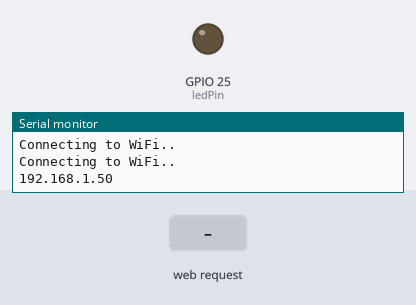
This sketch was run on a simulated ESP32. On the bench: output pins drawn as LEDs (lit = HIGH), the last lines printed to the serial monitor. Inputs (shaded band) come from the test bench. WiFi joins after 1.5 s; servers stay silent unless stated; storage starts empty.

Above: at 3.2 s.
3.3 s: HTTP request GET /start received
At 4.0 s:
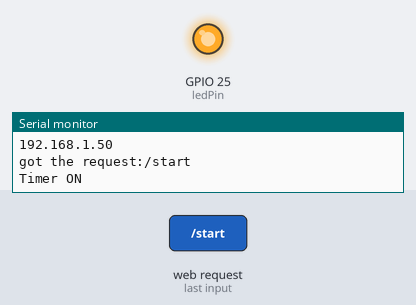
4.8 s: HTTP request GET /stop received
At 5.2 s:
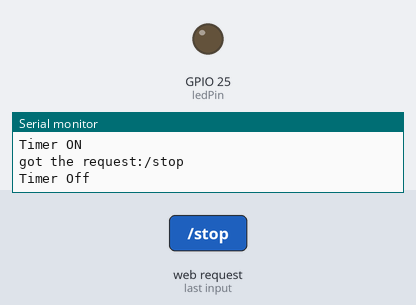
6.3 s: HTTP request GET /start?start=RUNNING received
At 7.5 s:
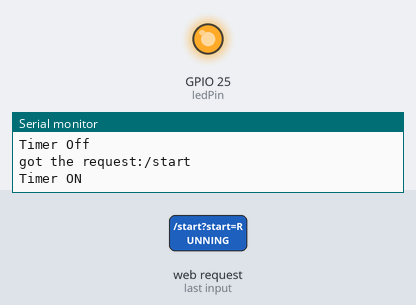
7.8 s: HTTP request GET /stop?start=1&stopVal=1 received
At 8.7 s:
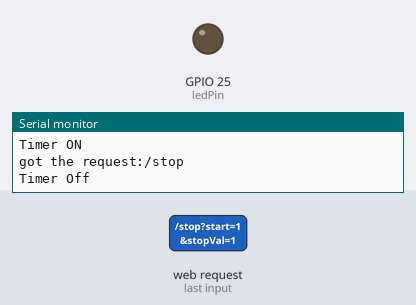
Timing chart, 0 to 10.3 s (numbered marks = the images above; inputs shaded):
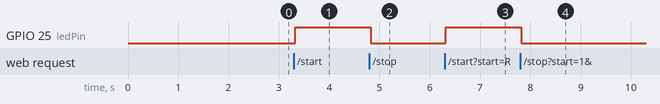

Measured:
- after the input at 3.3 s, GPIO 25 (ledPin): LOW → HIGH at once
- after the input at 4.8 s, GPIO 25 (ledPin): HIGH → LOW at once
- after the input at 6.3 s, GPIO 25 (ledPin): LOW → HIGH at once
- after the input at 7.8 s, GPIO 25 (ledPin): HIGH → LOW at once

The sketch:

DaMachtEinerKaffee.ino
```cpp
#include "WiFi.h"
#include "ESPAsyncWebServer.h"
#include "SPIFFS.h"

// Replace with your network credentials
const char* ssid = "SSID";
const char* password = "PW";

// Set LED GPIO
const int ledPin = 25;
// Stores LED state
String motorRunning = "false";
String timeValue = "40";
// Create AsyncWebServer object on port 80
AsyncWebServer server(80);

// Replaces placeholder with LED state value
String processor(const String& var){
  Serial.println(var);
  if(var == "RUNNING"){
    Serial.print(motorRunning);
    return motorRunning;
  }
    if(var == "TIMEVAL"){
    Serial.print(timeValue);
    return timeValue;
  }
    if(var == "IMG"){
      if(motorRunning  == "true"){
        return "https://i.giphy.com/media/3ohc0RX6czoFUc64tq/giphy.webp";
      }
    return "https://i.imgur.com/2xUgLE0.png";
    }
  return String();
}

void setup(){
  // Serial port for debugging purposes
  Serial.begin(115200);
  pinMode(ledPin, OUTPUT);

  // Initialize SPIFFS
  if(!SPIFFS.begin(true)){
    Serial.println("An Error has occurred while mounting SPIFFS");
    return;
  }

  // Connect to Wi-Fi
  WiFi.begin(ssid, password);
  while (WiFi.status() != WL_CONNECTED) {
    delay(1000);
    Serial.println("Connecting to WiFi..");
  }

  // Print ESP32 Local IP Address
  Serial.println(WiFi.localIP());

  // Route for root / web page
  server.on("/", HTTP_GET, [](AsyncWebServerRequest *request){
    request->send(SPIFFS, "/index.html", String(), false, processor);
  });

  // Route to load style.css file
  server.on("/style.css", HTTP_GET, [](AsyncWebServerRequest *request){
    request->send(SPIFFS, "/style.css", "text/css");
  });

  server.on("/script.js", HTTP_GET, [](AsyncWebServerRequest *request){
    request->send(SPIFFS, "/script.js", "text/javascript");
  });

  // Route to set GPIO to HIGH
  server.on("/start", HTTP_GET, [](AsyncWebServerRequest *request){
    Serial.println("got the request:" + request->url());
    Serial.println("Timer ON");
    if (request->hasParam("start")){
    timeValue=request->getParam("start")->value();
    }
    motorRunning = "true";
    digitalWrite(ledPin, HIGH);
    request->send(SPIFFS, "/index.html", String(), false, processor);
  });

    server.on("/stop", HTTP_GET, [](AsyncWebServerRequest *request){
    Serial.println("got the request:" + request->url());
    Serial.println("Timer Off");
    if (request->hasParam("stopVal")){
      if (request->getParam("stopVal")->value() == "0"){
        timeValue = "40";
      }else{
      timeValue=request->getParam("stopVal")->value();
      }
    }
    motorRunning = "false";
    digitalWrite(ledPin, LOW);
    request->send(SPIFFS, "/index.html", String(), false, processor);
  });

  // Start server
  server.begin();
}

void loop(){

}
```
